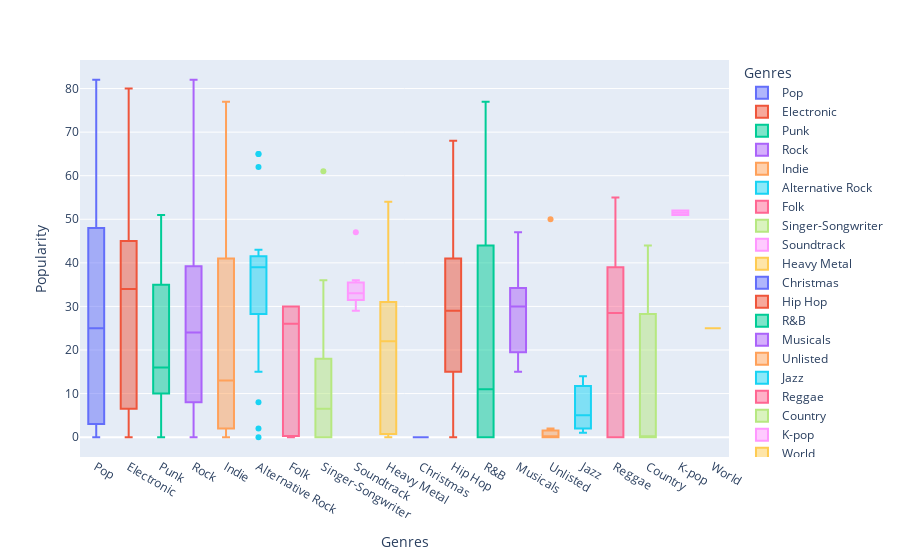

The notebook cell this image was saved under:
### Code cell
# Popularity by theme
px.box(
    data_frame=df_exploded,
    x='Genres',
    color='Genres',
    y='Popularity',
)

### Figure 1 — Plotly figure (JSON) as saved in the notebook; plotly's stock layout.template omitted (floating-point values rounded to 4 significant figures)
{"data": [{"alignmentgroup": "True", "hovertemplate": "Genres=%{x}<br>Popularity=%{y}<extra></extra>", "legendgroup": "Pop", "marker": {"color": "#636efa"}, "name": "Pop", "notched": false, "offsetgroup": "Pop", "orientation": "v", "showlegend": true, "type": "box", "x": ["Pop", "Pop", "Pop", "Pop", "Pop", "Pop", "Pop", "Pop", "Pop", "Pop", "Pop", "Pop", "Pop", "Pop", "Pop", "Pop", "Pop", "Pop", "Pop", "Pop", "Pop", "Pop", "Pop", "Pop", "Pop", "Pop", "Pop", "Pop", "Pop", "Pop", "Pop", "Pop", "Pop", "Pop", "Pop", "Pop", "Pop", "Pop", "Pop", "Pop", "Pop", "Pop", "Pop", "Pop", "Pop", "Pop", "Pop", "Pop", "Pop", "Pop", "Pop", "Pop", "Pop", "Pop", "Pop", "Pop", "Pop", "Pop", "Pop", "Pop", "Pop", "Pop", "Pop", "Pop", "Pop", "Pop", "Pop", "Pop", "Pop", "Pop", "Pop", "Pop", "Pop", "Pop", "Pop", "Pop", "Pop", "Pop", "Pop", "Pop", "Pop", "Pop", "Pop", "Pop", "Pop", "Pop", "Pop", "Pop", "Pop", "Pop", "Pop", "Pop"], "x0": " ", "xaxis": "x", "y": [14.0, 14.0, 82.0, 82.0, 77.0, 77.0, 8.0, 8.0, 8.0, 8.0, 36.0, 25.0, 2.0, 2.0, 1.0, 20.0, 20.0, 6.0, 6.0, 48.0, 77.0, 3.0, 3.0, 3.0, 0.0, 0.0, 34.0, 34.0, 18.0, 2.0, 2.0, 63.0, 23.0, 23.0, 2.0, 6.0, NaN, 40.0, 0.0, 36.0, 32.0, 32.0, 1.0, 33.0, 33.0, 49.0, 52.0, 52.0, 34.0, 36.0, 0.0, 48.0, 48.0, 0.0, 31.0, 80.0, 77.0, 77.0, 49.0, 49.0, 41.0, 0.0, 0.0, 40.0, 40.0, 42.0, 42.0, 37.0, 54.0, 22.0, 22.0, 33.0, 33.0, 18.0, 22.0, 22.0, 57.0, 51.0, 51.0, 0.0, 37.0, 0.0, 0.0, 0.0, 0.0, 65.0, 65.0, 0.0, 61.0, 0.0, 22.0, 22.0], "y0": " ", "yaxis": "y"}, {"alignmentgroup": "True", "hovertemplate": "Genres=%{x}<br>Popularity=%{y}<extra></extra>", "legendgroup": "Electronic", "marker": {"color": "#EF553B"}, "name": "Electronic", "notched": false, "offsetgroup": "Electronic", "orientation": "v", "showlegend": true, "type": "box", "x": ["Electronic", "Electronic", "Electronic", "Electronic", "Electronic", "Electronic", "Electronic", "Electronic", "Electronic", "Electronic", "Electronic", "Electronic", "Electronic", "Electronic", "Electronic", "Electronic", "Electronic", "Electronic", "Electronic", "Electronic", "Electronic", "Electronic", "Electronic", "Electronic"], "x0": " ", "xaxis": "x", "y": [14.0, 29.0, 77.0, 77.0, 39.0, 39.0, 39.0, 22.0, 1.0, 34.0, 34.0, 8.0, 2.0, 6.0, 66.0, 11.0, 36.0, 0.0, 47.0, 80.0, NaN, 1.0, 1.0, 57.0], "y0": " ", "yaxis": "y"}, {"alignmentgroup": "True", "hovertemplate": "Genres=%{x}<br>Popularity=%{y}<extra></extra>", "legendgroup": "Punk", "marker": {"color": "#00cc96"}, "name": "Punk", "notched": false, "offsetgroup": "Punk", "orientation": "v", "showlegend": true, "type": "box", "x": ["Punk", "Punk", "Punk", "Punk", "Punk", "Punk", "Punk", "Punk", "Punk", "Punk", "Punk", "Punk", "Punk", "Punk", "Punk", "Punk", "Punk", "Punk", "Punk", "Punk", "Punk", "Punk", "Punk", "Punk", "Punk"], "x0": " ", "xaxis": "x", "y": [4.0, 26.0, 26.0, 11.0, 28.0, 50.0, 50.0, 51.0, 0.0, 38.0, 0.0, 0.0, 34.0, 10.0, 10.0, 10.0, 10.0, 35.0, 35.0, 26.0, 45.0, 16.0, 16.0, 16.0, 2.0], "y0": " ", "yaxis": "y"}, {"alignmentgroup": "True", "hovertemplate": "Genres=%{x}<br>Popularity=%{y}<extra></extra>", "legendgroup": "Rock", "marker": {"color": "#ab63fa"}, "name": "Rock", "notched": false, "offsetgroup": "Rock", "orientation": "v", "showlegend": true, "type": "box", "x": ["Rock", "Rock", "Rock", "Rock", "Rock", "Rock", "Rock", "Rock", "Rock", "Rock", "Rock", "Rock", "Rock", "Rock", "Rock", "Rock", "Rock", "Rock", "Rock", "Rock", "Rock", "Rock", "Rock", "Rock", "Rock", "Rock", "Rock", "Rock", "Rock", "Rock", "Rock", "Rock", "Rock", "Rock", "Rock", "Rock", "Rock", "Rock", "Rock", "Rock", "Rock", "Rock", "Rock", "Rock", "Rock", "Rock", "Rock", "Rock", "Rock", "Rock", "Rock", "Rock", "Rock", "Rock", "Rock", "Rock", "Rock", "Rock", "Rock", "Rock", "Rock", "Rock", "Rock", "Rock", "Rock", "Rock", "Rock", "Rock", "Rock", "Rock", "Rock", "Rock", "Rock", "Rock", "Rock", "Rock", "Rock", "Rock"], "x0": " ", "xaxis": "x", "y": [4.0, 2.0, 62.0, 82.0, 82.0, 29.0, 29.0, 8.0, 8.0, 8.0, 8.0, 41.0, 41.0, 9.0, 39.0, 0.0, 0.0, 11.0, 11.0, 11.0, 11.0, 48.0, 10.0, 10.0, 29.0, 29.0, 32.0, 15.0, 15.0, 11.0, 11.0, 0.0, 0.0, 0.0, NaN, 40.0, 40.0, 37.0, 48.0, 48.0, 13.0, 13.0, 13.0, 13.0, 24.0, 0.0, 0.0, 34.0, 34.0, 34.0, 4.0, 4.0, 30.0, 30.0, 30.0, 32.0, 32.0, 43.0, NaN, 0.0, 0.0, NaN, 72.0, 72.0, 72.0, NaN, NaN, 2.0, 0.0, 0.0, 0.0, 37.0, 65.0, 65.0, 31.0, 31.0, 44.0, 44.0], "y0": " ", "yaxis": "y"}, {"alignmentgroup": "True", "hovertemplate": "Genres=%{x}<br>Popularity=%{y}<extra></extra>", "legendgroup": "Indie", "marker": {"color": "#FFA15A"}, "name": "Indie", "notched": false, "offsetgroup": "Indie", "orientation": "v", "showlegend": true, "type": "box", "x": ["Indie", "Indie", "Indie", "Indie", "Indie", "Indie", "Indie", "Indie", "Indie", "Indie", "Indie", "Indie", "Indie", "Indie", "Indie", "Indie", "Indie", "Indie", "Indie", "Indie", "Indie", "Indie", "Indie", "Indie", "Indie", "Indie", "Indie", "Indie", "Indie", "Indie"], "x0": " ", "xaxis": "x", "y": [2.0, 29.0, 29.0, 41.0, 41.0, 6.0, 6.0, 0.0, 0.0, 0.0, 0.0, 0.0, 2.0, 2.0, 0.0, 40.0, 40.0, 13.0, 13.0, 13.0, 13.0, 77.0, 43.0, 41.0, 72.0, 72.0, 72.0, 4.0, 13.0, 13.0], "y0": " ", "yaxis": "y"}, {"alignmentgroup": "True", "hovertemplate": "Genres=%{x}<br>Popularity=%{y}<extra></extra>", "legendgroup": "Alternative Rock", "marker": {"color": "#19d3f3"}, "name": "Alternative Rock", "notched": false, "offsetgroup": "Alternative Rock", "orientation": "v", "showlegend": true, "type": "box", "x": ["Alternative Rock", "Alternative Rock", "Alternative Rock", "Alternative Rock", "Alternative Rock", "Alternative Rock", "Alternative Rock", "Alternative Rock", "Alternative Rock", "Alternative Rock", "Alternative Rock", "Alternative Rock", "Alternative Rock", "Alternative Rock", "Alternative Rock", "Alternative Rock", "Alternative Rock", "Alternative Rock", "Alternative Rock", "Alternative Rock", "Alternative Rock", "Alternative Rock", "Alternative Rock", "Alternative Rock", "Alternative Rock", "Alternative Rock", "Alternative Rock", "Alternative Rock", "Alternative Rock"], "x0": " ", "xaxis": "x", "y": [62.0, 39.0, 20.0, 41.0, 41.0, 39.0, 39.0, 39.0, 29.0, 29.0, 29.0, 29.0, 40.0, 26.0, 8.0, 15.0, 15.0, 43.0, 43.0, 40.0, 40.0, 43.0, 43.0, 29.0, 29.0, 2.0, 0.0, 65.0, 65.0], "y0": " ", "yaxis": "y"}, {"alignmentgroup": "True", "hovertemplate": "Genres=%{x}<br>Popularity=%{y}<extra></extra>", "legendgroup": "Folk", "marker": {"color": "#FF6692"}, "name": "Folk", "notched": false, "offsetgroup": "Folk", "orientation": "v", "showlegend": true, "type": "box", "x": ["Folk", "Folk", "Folk", "Folk", "Folk", "Folk", "Folk"], "x0": " ", "xaxis": "x", "y": [30.0, 30.0, 30.0, 0.0, 1.0, 0.0, 26.0], "y0": " ", "yaxis": "y"}, {"alignmentgroup": "True", "hovertemplate": "Genres=%{x}<br>Popularity=%{y}<extra></extra>", "legendgroup": "Singer-Songwriter", "marker": {"color": "#B6E880"}, "name": "Singer-Songwriter", "notched": false, "offsetgroup": "Singer-Songwriter", "orientation": "v", "showlegend": true, "type": "box", "x": ["Singer-Songwriter", "Singer-Songwriter", "Singer-Songwriter", "Singer-Songwriter", "Singer-Songwriter", "Singer-Songwriter", "Singer-Songwriter", "Singer-Songwriter", "Singer-Songwriter", "Singer-Songwriter", "Singer-Songwriter", "Singer-Songwriter", "Singer-Songwriter", "Singer-Songwriter", "Singer-Songwriter", "Singer-Songwriter", "Singer-Songwriter", "Singer-Songwriter", "Singer-Songwriter", "Singer-Songwriter", "Singer-Songwriter", "Singer-Songwriter", "Singer-Songwriter", "Singer-Songwriter", "Singer-Songwriter", "Singer-Songwriter", "Singer-Songwriter", "Singer-Songwriter", "Singer-Songwriter", "Singer-Songwriter", "Singer-Songwriter", "Singer-Songwriter", "Singer-Songwriter", "Singer-Songwriter", "Singer-Songwriter", "Singer-Songwriter", "Singer-Songwriter", "Singer-Songwriter"], "x0": " ", "xaxis": "x", "y": [30.0, 30.0, 30.0, 0.0, 36.0, 20.0, 20.0, 3.0, 3.0, 3.0, 0.0, 0.0, 0.0, 0.0, 0.0, 0.0, 0.0, 2.0, 2.0, 11.0, 11.0, 9.0, 9.0, 10.0, 10.0, 10.0, 1.0, 18.0, 4.0, 22.0, 22.0, 0.0, 0.0, 0.0, 0.0, 61.0, 13.0, 13.0], "y0": " ", "yaxis": "y"}, {"alignmentgroup": "True", "hovertemplate": "Genres=%{x}<br>Popularity=%{y}<extra></extra>", "legendgroup": "Soundtrack", "marker": {"color": "#FF97FF"}, "name": "Soundtrack", "notched": false, "offsetgroup": "Soundtrack", "orientation": "v", "showlegend": true, "type": "box", "x": ["Soundtrack", "Soundtrack", "Soundtrack", "Soundtrack", "Soundtrack", "Soundtrack", "Soundtrack"], "x0": " ", "xaxis": "x", "y": [29.0, 47.0, 36.0, 34.0, 31.0, 33.0, 33.0], "y0": " ", "yaxis": "y"}, {"alignmentgroup": "True", "hovertemplate": "Genres=%{x}<br>Popularity=%{y}<extra></extra>", "legendgroup": "Heavy Metal", "marker": {"color": "#FECB52"}, "name": "Heavy Metal", "notched": false, "offsetgroup": "Heavy Metal", "orientation": "v", "showlegend": true, "type": "box", "x": ["Heavy Metal", "Heavy Metal", "Heavy Metal", "Heavy Metal", "Heavy Metal", "Heavy Metal", "Heavy Metal", "Heavy Metal", "Heavy Metal", "Heavy Metal", "Heavy Metal", "Heavy Metal", "Heavy Metal", "Heavy Metal", "Heavy Metal", "Heavy Metal", "Heavy Metal", "Heavy Metal", "Heavy Metal", "Heavy Metal", "Heavy Metal", "Heavy Metal", "Heavy Metal", "Heavy Metal", "Heavy Metal", "Heavy Metal", "Heavy Metal", "Heavy Metal", "Heavy Metal", "Heavy Metal", "Heavy Metal", "Heavy Metal", "Heavy Metal", "Heavy Metal", "Heavy Metal", "Heavy Metal", "Heavy Metal", "Heavy Metal", "Heavy Metal", "Heavy Metal", "Heavy Metal", "Heavy Metal", "Heavy Metal", "Heavy Metal", "Heavy Metal", "Heavy Metal", "Heavy Metal", "Heavy Metal", "Heavy Metal", "Heavy Metal", "Heavy Metal", "Heavy Metal", "Heavy Metal", "Heavy Metal", "Heavy Metal", "Heavy Metal", "Heavy Metal", "Heavy Metal", "Heavy Metal", "Heavy Metal", "Heavy Metal", "Heavy Metal", "Heavy Metal", "Heavy Metal", "Heavy Metal", "Heavy Metal", "Heavy Metal", "Heavy Metal", "Heavy Metal", "Heavy Metal", "Heavy Metal", "Heavy Metal", "Heavy Metal"], "x0": " ", "xaxis": "x", "y": [36.0, 54.0, 25.0, 25.0, 25.0, 0.0, 0.0, 39.0, 0.0, 11.0, 11.0, 49.0, 31.0, 0.0, 0.0, 6.0, 50.0, 0.0, 0.0, 22.0, 7.0, 29.0, 29.0, 31.0, 31.0, 7.0, 26.0, 41.0, 53.0, 53.0, 10.0, 10.0, 10.0, 10.0, 0.0, 34.0, 34.0, 34.0, 4.0, 4.0, 34.0, 1.0, 1.0, 27.0, 27.0, 27.0, 27.0, 51.0, 51.0, 18.0, 18.0, 16.0, 16.0, 16.0, 31.0, 31.0, 31.0, 31.0, 30.0, 30.0, 30.0, 29.0, 29.0, 0.0, 0.0, 0.0, 0.0, 0.0, 0.0, 0.0, 0.0, 0.0, 0.0], "y0": " ", "yaxis": "y"}, {"alignmentgroup": "True", "hovertemplate": "Genres=%{x}<br>Popularity=%{y}<extra></extra>", "legendgroup": "Christmas", "marker": {"color": "#636efa"}, "name": "Christmas", "notched": false, "offsetgroup": "Christmas", "orientation": "v", "showlegend": true, "type": "box", "x": ["Christmas", "Christmas", "Christmas", "Christmas", "Christmas", "Christmas"], "x0": " ", "xaxis": "x", "y": [0.0, 0.0, 0.0, 0.0, NaN, NaN], "y0": " ", "yaxis": "y"}, {"alignmentgroup": "True", "hovertemplate": "Genres=%{x}<br>Popularity=%{y}<extra></extra>", "legendgroup": "Hip Hop", "marker": {"color": "#EF553B"}, "name": "Hip Hop", "notched": false, "offsetgroup": "Hip Hop", "orientation": "v", "showlegend": true, "type": "box", "x": ["Hip Hop", "Hip Hop", "Hip Hop", "Hip Hop", "Hip Hop", "Hip Hop", "Hip Hop", "Hip Hop", "Hip Hop", "Hip Hop", "Hip Hop", "Hip Hop", "Hip Hop", "Hip Hop", "Hip Hop", "Hip Hop", "Hip Hop", "Hip Hop", "Hip Hop", "Hip Hop", "Hip Hop", "Hip Hop", "Hip Hop", "Hip Hop", "Hip Hop", "Hip Hop", "Hip Hop", "Hip Hop", "Hip Hop", "Hip Hop", "Hip Hop", "Hip Hop", "Hip Hop", "Hip Hop", "Hip Hop", "Hip Hop", "Hip Hop", "Hip Hop", "Hip Hop", "Hip Hop", "Hip Hop", "Hip Hop", "Hip Hop", "Hip Hop", "Hip Hop", "Hip Hop", "Hip Hop", "Hip Hop", "Hip Hop", "Hip Hop", "Hip Hop", "Hip Hop", "Hip Hop", "Hip Hop", "Hip Hop", "Hip Hop", "Hip Hop", "Hip Hop", "Hip Hop"], "x0": " ", "xaxis": "x", "y": [NaN, NaN, 44.0, 50.0, 42.0, 0.0, NaN, 29.0, 29.0, 29.0, 29.0, 30.0, 22.0, 6.0, NaN, NaN, 29.0, 47.0, NaN, NaN, 0.0, 0.0, 2.0, 18.0, 26.0, 4.0, NaN, 0.0, 13.0, NaN, NaN, NaN, 23.0, NaN, NaN, 43.0, 43.0, 8.0, 8.0, 49.0, 49.0, NaN, 40.0, 40.0, 0.0, 33.0, 37.0, 37.0, 31.0, 52.0, 52.0, NaN, 40.0, 17.0, 17.0, 17.0, 17.0, 21.0, 68.0], "y0": " ", "yaxis": "y"}, {"alignmentgroup": "True", "hovertemplate": "Genres=%{x}<br>Popularity=%{y}<extra></extra>", "legendgroup": "R&B", "marker": {"color": "#00cc96"}, "name": "R&B", "notched": false, "offsetgroup": "R&B", "orientation": "v", "showlegend": true, "type": "box", "x": ["R&B", "R&B", "R&B", "R&B", "R&B", "R&B", "R&B", "R&B", "R&B", "R&B", "R&B", "R&B", "R&B", "R&B"], "x0": " ", "xaxis": "x", "y": [11.0, 11.0, 77.0, 2.0, 4.0, NaN, 33.0, 33.0, 77.0, 77.0, 0.0, 0.0, 0.0, 0.0], "y0": " ", "yaxis": "y"}, {"alignmentgroup": "True", "hovertemplate": "Genres=%{x}<br>Popularity=%{y}<extra></extra>", "legendgroup": "Musicals", "marker": {"color": "#ab63fa"}, "name": "Musicals", "notched": false, "offsetgroup": "Musicals", "orientation": "v", "showlegend": true, "type": "box", "x": ["Musicals", "Musicals", "Musicals", "Musicals", "Musicals"], "x0": " ", "xaxis": "x", "y": [30.0, 30.0, 47.0, 15.0, 21.0], "y0": " ", "yaxis": "y"}, {"alignmentgroup": "True", "hovertemplate": "Genres=%{x}<br>Popularity=%{y}<extra></extra>", "legendgroup": "Unlisted", "marker": {"color": "#FFA15A"}, "name": "Unlisted", "notched": false, "offsetgroup": "Unlisted", "orientation": "v", "showlegend": true, "type": "box", "x": ["Unlisted", "Unlisted", "Unlisted", "Unlisted", "Unlisted", "Unlisted", "Unlisted"], "x0": " ", "xaxis": "x", "y": [50.0, 0.0, 0.0, 0.0, 0.0, 2.0, 0.0], "y0": " ", "yaxis": "y"}, {"alignmentgroup": "True", "hovertemplate": "Genres=%{x}<br>Popularity=%{y}<extra></extra>", "legendgroup": "Jazz", "marker": {"color": "#19d3f3"}, "name": "Jazz", "notched": false, "offsetgroup": "Jazz", "orientation": "v", "showlegend": true, "type": "box", "x": ["Jazz", "Jazz", "Jazz"], "x0": " ", "xaxis": "x", "y": [1.0, 14.0, 5.0], "y0": " ", "yaxis": "y"}, {"alignmentgroup": "True", "hovertemplate": "Genres=%{x}<br>Popularity=%{y}<extra></extra>", "legendgroup": "Reggae", "marker": {"color": "#FF6692"}, "name": "Reggae", "notched": false, "offsetgroup": "Reggae", "orientation": "v", "showlegend": true, "type": "box", "x": ["Reggae", "Reggae", "Reggae", "Reggae", "Reggae", "Reggae"], "x0": " ", "xaxis": "x", "y": [0.0, 0.0, 55.0, 39.0, 39.0, 18.0], "y0": " ", "yaxis": "y"}, {"alignmentgroup": "True", "hovertemplate": "Genres=%{x}<br>Popularity=%{y}<extra></extra>", "legendgroup": "Country", "marker": {"color": "#B6E880"}, "name": "Country", "notched": false, "offsetgroup": "Country", "orientation": "v", "showlegend": true, "type": "box", "x": ["Country", "Country", "Country", "Country", "Country", "Country", "Country", "Country", "Country"], "x0": " ", "xaxis": "x", "y": [0.0, 0.0, 0.0, 23.0, 23.0, 0.0, 0.0, 44.0, 44.0], "y0": " ", "yaxis": "y"}, {"alignmentgroup": "True", "hovertemplate": "Genres=%{x}<br>Popularity=%{y}<extra></extra>", "legendgroup": "K-pop", "marker": {"color": "#FF97FF"}, "name": "K-pop", "notched": false, "offsetgroup": "K-pop", "orientation": "v", "showlegend": true, "type": "box", "x": ["K-pop", "K-pop", "K-pop", "K-pop"], "x0": " ", "xaxis": "x", "y": [52.0, 52.0, 51.0, 51.0], "y0": " ", "yaxis": "y"}, {"alignmentgroup": "True", "hovertemplate": "Genres=%{x}<br>Popularity=%{y}<extra></extra>", "legendgroup": "World", "marker": {"color": "#FECB52"}, "name": "World", "notched": false, "offsetgroup": "World", "orientation": "v", "showlegend": true, "type": "box", "x": ["World"], "x0": " ", "xaxis": "x", "y": [25.0], "y0": " ", "yaxis": "y"}], "layout": {"boxmode": "overlay", "legend": {"title": {"text": "Genres"}, "tracegroupgap": 0}, "margin": {"t": 60}, "xaxis": {"anchor": "y", "categoryarray": ["Pop", "Electronic", "Punk", "Rock", "Indie", "Alternative Rock", "Folk", "Singer-Songwriter", "Soundtrack", "Heavy Metal", "Christmas", "Hip Hop", "R&B", "Musicals", "Unlisted", "Jazz", "Reggae", "Country", "K-pop", "World"], "categoryorder": "array", "domain": [0, 1], "title": {"text": "Genres"}}, "yaxis": {"anchor": "x", "domain": [0, 1], "title": {"text": "Popularity"}}}}
